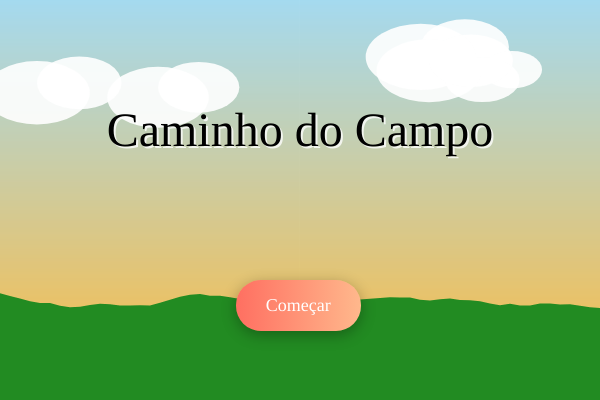
Frame 1 (no input)
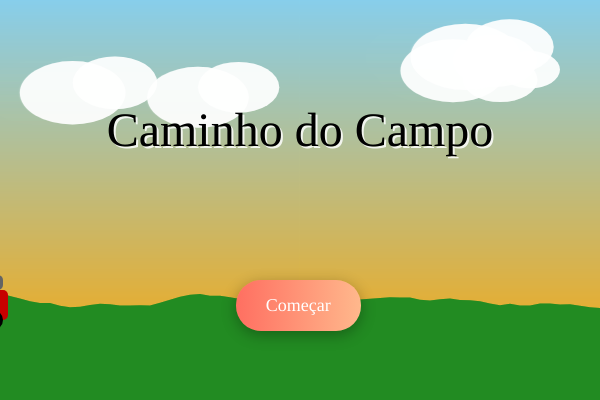
Frame 60 (no input)
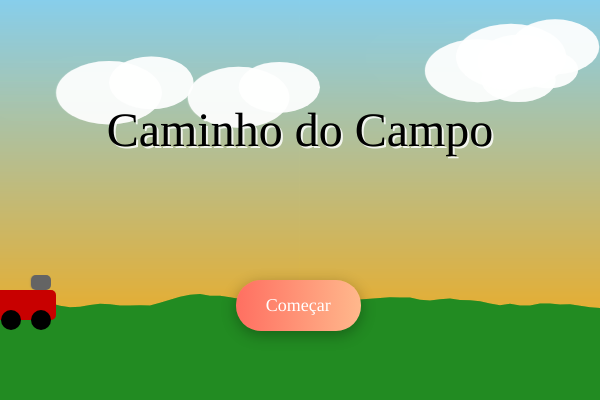
Frame 120 (the mouse pressed at the canvas centre since frame 60)

The p5.js sketch that drew these frames (run headless with seeded random() and noise() and a simulated clock; from frame 60 on, the mouse is pressed at the canvas centre):

// p5.js sketch
// ── sketch.js
let state = 'start';
let buttonStart, buttonBack, buttonNext, buttonBackThird, buttonNextThird, 
    buttonBackFifth, buttonNextFifth, buttonBackSixth, buttonNextSixth, 
    buttonBackSeventh, buttonNextSeventh, buttonBackEighth, buttonNextEighth, 
    buttonStartGame, buttonRestart, buttonBackToStart;
let fade = 0;
let clouds = [];
let tractorX = -100;
let characters = {
  claudir: { x: 300, y: 300, color: [255, 100, 100], action: 'plant', velocity: { x: 0, y: 0 } },
  janete: { x: 300, y: 300, color: [100, 255, 100], action: 'harvest', velocity: { x: 0, y: 0 } },
  maria: { x: 0, y: 300, color: [100, 100, 255], action: 'deliver', speed: 0.8, speedTimer: 0, velocity: { x: 0, y: 0 } }
};
let field = [];
let obstacles = [];
let bonuses = [];
let score = 0;
let timer = 60;
let currentCharacter = null;
// Variáveis para controle de movimentação fluida
let movingLeft = false;
let movingRight = false;
let movingUp = false;
let movingDown = false;
const ACCELERATION = 0.15;
const FRICTION = 0.9;
const MAX_SPEED = 1.5;

function setup() {
  try {
    createCanvas(600, 400);
    // Inicializar nuvens
    for (let i = 0; i < 5; i++) {
      clouds.push({
        x: random(width),
        y: random(50, 150),
        size: random(60, 120),
        speed: random(0.2, 0.8)
      });
    }
    // Inicializar campo de plantio
    for (let i = 0; i < 10; i++) {
      field.push({
        x: 50 + (i % 5) * 100,
        y: 300 + floor(i / 5) * 50,
        state: 'empty'
      });
    }
    // Inicializar obstáculos
    for (let i = 0; i < 6; i++) {
      obstacles.push({
        x: width + random(50, 200),
        y: random(height - 160, height - 40),
        size: 15,
        speed: random(1.5, 3)
      });
    }
    // Inicializar bônus
    for (let i = 0; i < 2; i++) {
      bonuses.push({
        x: width + random(200, 400),
        y: random(height - 160, height - 40),
        size: 15,
        speed: random(1, 2)
      });
    }
    // Botão Iniciar Jornada
    buttonStart = createButton('Começar');
    buttonStart.position(width / 1.9 - 80, height * 0.70);
    buttonStart.style('padding', '15px 30px');
    buttonStart.style('font-size', '18px');
    buttonStart.style('font-family', 'Georgia, serif');
    buttonStart.style('background', 'linear-gradient(to right, #ff6f61, #ffb88c)');
    buttonStart.style('border', 'none');
    buttonStart.style('border-radius', '25px');
    buttonStart.style('color', '#fff');
    buttonStart.style('cursor', 'pointer');
    buttonStart.style('box-shadow', '0 4px 15px rgba(0, 0, 0, 0.3)');
    buttonStart.mousePressed(() => { console.log("Botão Iniciar Jornada clicado"); startJourney(); });

    // Botão Voltar (narrative)
    buttonBack = createButton('Voltar');
    buttonBack.position(width / 2 - 120, height - 50);
    buttonBack.style('padding', '15px 30px');
    buttonBack.style('font-size', '18px');
    buttonBack.style('font-family', 'Georgia, serif');
    buttonBack.style('background', 'linear-gradient(to right, #228B22, #32CD32)');
    buttonBack.style('border', 'none');
    buttonBack.style('border-radius', '20px');
    buttonBack.style('color', '#fff');
    buttonBack.style('cursor', 'pointer');
    buttonBack.style('box-shadow', '0 4px 10px rgba(0, 0, 0, 0.3)');
    buttonBack.mousePressed(() => { console.log("Botão Voltar (narrative) clicado"); goBack(); });
    buttonBack.hide();

    // Botão Próximo (narrative)
    buttonNext = createButton('Próximo');
    buttonNext.position(width / 2 + 5, height - 50);
    buttonNext.style('padding', '15px 30px');
    buttonNext.style('font-size', '18px');
    buttonNext.style('font-family', 'Georgia, serif');
    buttonNext.style('background', 'linear-gradient(to right, #228B22, #32CD32)');
    buttonNext.style('border', 'none');
    buttonNext.style('border-radius', '20px');
    buttonNext.style('color', '#fff');
    buttonNext.style('cursor', 'pointer');
    buttonNext.style('box-shadow', '0 4px 10px rgba(0, 0, 0, 0.3)');
    buttonNext.mousePressed(() => { console.log("Botão Próximo (narrative) clicado"); goNext(); });
    buttonNext.hide();

    // Botão Voltar (third)
    buttonBackThird = createButton('Voltar');
    buttonBackThird.position(width / 2 - 120, height - 50);
    buttonBackThird.style('padding', '15px 30px');
    buttonBackThird.style('font-size', '18px');
    buttonBackThird.style('font-family', 'Georgia, serif');
    buttonBackThird.style('background', 'linear-gradient(to right, #228B22, #32CD32)');
    buttonBackThird.style('border', 'none');
    buttonBackThird.style('border-radius', '20px');
    buttonBackThird.style('color', '#fff');
    buttonBackThird.style('cursor', 'pointer');
    buttonBackThird.style('box-shadow', '0 4px 10px rgba(0, 0, 0, 0.3)');
    buttonBackThird.mousePressed(() => { console.log("Botão Voltar (third) clicado"); goBackFromThird(); });
    buttonBackThird.hide();

    // Botão Próximo (third)
    buttonNextThird = createButton('Próximo');
    buttonNextThird.position(width / 2 + 5, height - 50);
    buttonNextThird.style('padding', '15px 30px');
    buttonNextThird.style('font-size', '18px');
    buttonNextThird.style('font-family', 'Georgia, serif');
    buttonNextThird.style('background', 'linear-gradient(to right, #228B22, #32CD32)');
    buttonNextThird.style('border', 'none');
    buttonNextThird.style('border-radius', '20px');
    buttonNextThird.style('color', '#fff');
    buttonNextThird.style('cursor', 'pointer');
    buttonNextThird.style('box-shadow', '0 4px 10px rgba(0, 0, 0, 0.3)');
    buttonNextThird.mousePressed(() => { console.log("Botão Próximo (third) clicado"); goNextThird(); });
    buttonNextThird.hide();

    // Botão Voltar (fifth)
    buttonBackFifth = createButton('Voltar');
    buttonBackFifth.position(width / 2 - 120, height - 50);
    buttonBackFifth.style('padding', '15px 30px');
    buttonBackFifth.style('font-size', '18px');
    buttonBackFifth.style('font-family', 'Georgia, serif');
    buttonBackFifth.style('background', 'linear-gradient(to right, #228B22, #32CD32)');
    buttonBackFifth.style('border', 'none');
    buttonBackFifth.style('border-radius', '20px');
    buttonBackFifth.style('color', '#fff');
    buttonBackFifth.style('cursor', 'pointer');
    buttonBackFifth.style('box-shadow', '0 4px 10px rgba(0, 0, 0, 0.3)');
    buttonBackFifth.mousePressed(() => { console.log("Botão Voltar (fifth) clicado"); goBackFromFifth(); });
    buttonBackFifth.hide();

    // Botão Próximo (fifth)
    buttonNextFifth = createButton('Próximo');
    buttonNextFifth.position(width / 2 + 5, height - 50);
    buttonNextFifth.style('padding', '15px 30px');
    buttonNextFifth.style('font-size', '18px');
    buttonNextFifth.style('font-family', 'Georgia, serif');
    buttonNextFifth.style('background', 'linear-gradient(to right, #228B22, #32CD32)');
    buttonNextFifth.style('border', 'none');
    buttonNextFifth.style('border-radius', '20px');
    buttonNextFifth.style('color', '#fff');
    buttonNextFifth.style('cursor', 'pointer');
    buttonNextFifth.style('box-shadow', '0 4px 10px rgba(0, 0, 0, 0.3)');
    buttonNextFifth.mousePressed(() => { console.log("Botão Próximo (fifth) clicado"); goNextFifth(); });
    buttonNextFifth.hide();

    // Botão Voltar (sixth)
    buttonBackSixth = createButton('Voltar');
    buttonBackSixth.position(width / 2 - 120, height - 50);
    buttonBackSixth.style('padding', '15px 30px');
    buttonBackSixth.style('font-size', '18px');
    buttonBackSixth.style('font-family', 'Georgia, serif');
    buttonBackSixth.style('background', 'linear-gradient(to right, #228B22, #32CD32)');
    buttonBackSixth.style('border', 'none');
    buttonBackSixth.style('border-radius', '20px');
    buttonBackSixth.style('color', '#fff');
    buttonBackSixth.style('cursor', 'pointer');
    buttonBackSixth.style('box-shadow', '0 4px 10px rgba(0, 0, 0, 0.3)');
    buttonBackSixth.mousePressed(() => { console.log("Botão Voltar (sixth) clicado"); goBackFromSixth(); });
    buttonBackSixth.hide();

    // Botão Próximo (sixth)
    buttonNextSixth = createButton('Próximo');
    buttonNextSixth.position(width / 2 + 5, height - 50);
    buttonNextSixth.style('padding', '15px 30px');
    buttonNextSixth.style('font-size', '18px');
    buttonNextSixth.style('font-family', 'Georgia, serif');
    buttonNextSixth.style('background', 'linear-gradient(to right, #228B22, #32CD32)');
    buttonNextSixth.style('border', 'none');
    buttonNextSixth.style('border-radius', '20px');
    buttonNextSixth.style('color', '#fff');
    buttonNextSixth.style('cursor', 'pointer');
    buttonNextSixth.style('box-shadow', '0 4px 10px rgba(0, 0, 0, 0.3)');
    buttonNextSixth.mousePressed(() => { console.log("Botão Próximo (sixth) clicado"); goNextSixth(); });
    buttonNextSixth.hide();

    // Botão Voltar (seventh)
    buttonBackSeventh = createButton('Voltar');
    buttonBackSeventh.position(width / 2 - 120, height - 50);
    buttonBackSeventh.style('padding', '15px 30px');
    buttonBackSeventh.style('font-size', '18px');
    buttonBackSeventh.style('font-family', 'Georgia, serif');
    buttonBackSeventh.style('background', 'linear-gradient(to right, #228B22, #32CD32)');
    buttonBackSeventh.style('border', 'none');
    buttonBackSeventh.style('border-radius', '20px');
    buttonBackSeventh.style('color', '#fff');
    buttonBackSeventh.style('cursor', 'pointer');
    buttonBackSeventh.style('box-shadow', '0 4px 10px rgba(0, 0, 0, 0.3)');
    buttonBackSeventh.mousePressed(() => { console.log("Botão Voltar (seventh) clicado"); goBackFromSeventh(); });
    buttonBackSeventh.hide();

    // Botão Próximo (seventh)
    buttonNextSeventh = createButton('Próximo');
    buttonNextSeventh.position(width / 2 + 5, height - 50);
    buttonNextSeventh.style('padding', '15px 30px');
    buttonNextSeventh.style('font-size', '18px');
    buttonNextSeventh.style('font-family', 'Georgia, serif');
    buttonNextSeventh.style('background', 'linear-gradient(to right, #228B22, #32CD32)');
    buttonNextSeventh.style('border', 'none');
    buttonNextSeventh.style('border-radius', '20px');
    buttonNextSeventh.style('color', '#fff');
    buttonNextSeventh.style('cursor', 'pointer');
    buttonNextSeventh.style('box-shadow', '0 4px 10px rgba(0, 0, 0, 0.3)');
    buttonNextSeventh.mousePressed(() => { console.log("Botão Próximo (seventh) clicado"); goNextSeventh(); });
    buttonNextSeventh.hide();

    // Botão Voltar (eighth)
    buttonBackEighth = createButton('Voltar');
    buttonBackEighth.position(width / 2 - 120, height - 50);
    buttonBackEighth.style('padding', '15px 30px');
    buttonBackEighth.style('font-size', '18px');
    buttonBackEighth.style('font-family', 'Georgia, serif');
    buttonBackEighth.style('background', 'linear-gradient(to right, #228B22, #32CD32)');
    buttonBackEighth.style('border', 'none');
    buttonBackEighth.style('border-radius', '20px');
    buttonBackEighth.style('color', '#fff');
    buttonBackEighth.style('cursor', 'pointer');
    buttonBackEighth.style('box-shadow', '0 4px 10px rgba(0, 0, 0, 0.3)');
    buttonBackEighth.mousePressed(() => { console.log("Botão Voltar (eighth) clicado"); goBackFromEighth(); });
    buttonBackEighth.hide();

    // Botão Iniciar Jogo (eighth)
    buttonNextEighth = createButton('Iniciar Jogo');
    buttonNextEighth.position(width / 2 + 5, height - 50);
    buttonNextEighth.style('padding', '15px 30px');
    buttonNextEighth.style('font-size', '18px');
    buttonNextEighth.style('font-family', 'Georgia, serif');
    buttonNextEighth.style('background', 'linear-gradient(to right, #228B22, #32CD32)');
    buttonNextEighth.style('border', 'none');
    buttonNextEighth.style('border-radius', '20px');
    buttonNextEighth.style('color', '#fff');
    buttonNextEighth.style('cursor', 'pointer');
    buttonNextEighth.style('box-shadow', '0 4px 10px rgba(0, 0, 0, 0.3)');
    buttonNextEighth.mousePressed(() => { console.log("Botão Iniciar Jogo clicado"); goToGameIntro(); });
    buttonNextEighth.hide();

    // Botão Começar Jogo (gameIntro)
    buttonStartGame = createButton('Começar Jogo');
    buttonStartGame.position(width / 2 - 90, height * 0.87);
    buttonStartGame.style('padding', '15px 30px');
    buttonStartGame.style('font-size', '18px');
    buttonStartGame.style('font-family', 'Georgia, serif');
    buttonStartGame.style('background', 'linear-gradient(to right, #ff6f61, #ffb88c)');
    buttonStartGame.style('border', 'none');
    buttonStartGame.style('border-radius', '25px');
    buttonStartGame.style('color', '#fff');
    buttonStartGame.style('cursor', 'pointer');
    buttonStartGame.style('box-shadow', '0 4px 15px rgba(0, 0, 0, 0.3)');
    buttonStartGame.mousePressed(() => { console.log("Botão Começar Jogo clicado"); startGame(); });
    buttonStartGame.hide();

    // Botão Jogar Novamente (gameEnd/gameFail)
    buttonRestart = createButton('Jogar Novamente');
    buttonRestart.position(30, height - 70);
    buttonRestart.style('padding', '15px 30px');
    buttonRestart.style('font-size', '18px');
    buttonRestart.style('font-family', 'Georgia, serif');
    buttonRestart.style('background', 'linear-gradient(to right, #ff6f61, #ffb88c)');
    buttonRestart.style('border', 'none');
    buttonRestart.style('border-radius', '25px');
    buttonRestart.style('color', '#fff');
    buttonRestart.style('cursor', 'pointer');
    buttonRestart.style('box-shadow', '0 4px 15px rgba(0, 0, 0, 0.3)');
    buttonRestart.mousePressed(() => { console.log("Botão Jogar Novamente clicado"); startGame(); });
    buttonRestart.hide();

    // Botão Voltar ao Início (gameEnd/gameFail)
    buttonBackToStart = createButton('Voltar ao Início');
    buttonBackToStart.position(width - 190, height - 70);
    buttonBackToStart.style('padding', '15px 30px');
    buttonBackToStart.style('font-size', '18px');
    buttonBackToStart.style('font-family', 'Georgia, serif');
    buttonBackToStart.style('background', 'linear-gradient(to right, #228B22, #32CD32)');
    buttonBackToStart.style('border', 'none');
    buttonBackToStart.style('border-radius', '25px');
    buttonBackToStart.style('color', '#fff');
    buttonBackToStart.style('cursor', 'pointer');
    buttonBackToStart.style('box-shadow', '0 4px 15px rgba(0, 0, 0, 0.3)');
    buttonBackToStart.mousePressed(() => { console.log("Botão Voltar ao Início clicado"); goBack(); });
    buttonBackToStart.hide();
  } catch (e) {
    console.error("Erro no setup:", e);
  }
}

function draw() {
  try {
    if (state === 'start') {
      drawStartScreen();
    } else if (state === 'narrative') {
      drawNarrativeScreen();
    } else if (state === 'third') {
      drawThirdScreen();
    } else if (state === 'fifth') {
      drawFifthScreen();
    } else if (state === 'sixth') {
      drawSixthScreen();
    } else if (state === 'seventh') {
      drawSeventhScreen();
    } else if (state === 'eighth') {
      drawEighthScreen();
    } else if (state === 'gameIntro') {
      drawGameIntroScreen();
    } else if (state === 'planting') {
      drawPlantingScreen();
    } else if (state === 'harvesting') {
      drawHarvestingScreen();
    } else if (state === 'delivery') {
      drawDeliveryScreen();
    } else if (state === 'gameEnd') {
      drawGameEndScreen();
    } else if (state === 'gameFail') {
      drawGameFailScreen();
    } else {
      console.error("Estado inválido:", state);
    }
  } catch (e) {
    console.error("Erro no draw:", e);
  }
}

// Função para desenhar o fundo (céu, chão, nuvens)
function drawBackground(moveClouds = true) {
  try {
    // Gradiente do céu
    for (let y = 0; y < height; y++) {
      let c = lerpColor(color(135, 206, 235), color(255, 165, 0), y / height);
      stroke(c);
      line(0, y, width, y);
    }
    // Chão verde
    fill(34, 139, 34);
    noStroke();
    beginShape();
    vertex(0, height);
    for (let x = 0; x <= width; x += 10) {
      let y = height - 80 - noise(x * 0.01) * 40;
      vertex(x, y);
    }
    vertex(width, height);
    endShape(CLOSE);
    // Nuvens
    if (moveClouds) {
      fill(255, 230);
      noStroke();
      for (let cloud of clouds) {
        cloud.x += cloud.speed;
        if (cloud.x > width + cloud.size) cloud.x = -cloud.size;
        ellipse(cloud.x, cloud.y, cloud.size, cloud.size * 0.6);
        ellipse(cloud.x + cloud.size * 0.4, cloud.y - 10, cloud.size * 0.8, cloud.size * 0.5);
      }
    }
  } catch (e) {
    console.error("Erro no drawBackground:", e);
  }
}

// Função para desenhar o fundo do campo (para gameFail)
function drawFieldBackground() {
  try {
    // Céu
    for (let y = 0; y < height; y++) {
      let c = lerpColor(color(135, 206, 235), color(255, 165, 0), y / height);
      stroke(c);
      line(0, y, width, y);
    }
    // Terra
    fill(120, 60, 20);
    beginShape();
    vertex(0, height - 120);
    for (let x = 0; x <= width; x += 10) {
      let y = height - 120 - noise(x * 0.005) * 10;
      vertex(x, y);
    }
    vertex(width, height);
    vertex(0, height);
    endShape(CLOSE);
    // Nuvens
    fill(255, 230);
    noStroke();
    for (let cloud of clouds) {
      cloud.x += cloud.speed;
      if (cloud.x > width + cloud.size) cloud.x = -cloud.size;
      ellipse(cloud.x, cloud.y, cloud.size, cloud.size * 0.6);
      ellipse(cloud.x + cloud.size * 0.4, cloud.y - 10, cloud.size * 0.8, cloud.size * 0.5);
    }
  } catch (e) {
    console.error("Erro no drawFieldBackground:", e);
  }
}

// Função para desenhar o fundo da cidade (para gameEnd)
function drawCityBackground() {
  try {
    // Céu diurno
    for (let y = 0; y < height; y++) {
      let c = lerpColor(color(135, 206, 235), color(255, 165, 0), y / height);
      stroke(c);
      line(0, y, width, y);
    }
    // Prédios no fundo
    fill(50, 50, 50);
    rect(0, height - 200, 100, 150);
    rect(100, height - 250, 80, 200);
    rect(180, height - 180, 120, 130);
    rect(300, height - 220, 100, 170);
    rect(400, height - 260, 80, 210);
    rect(480, height - 190, 120, 140);
    // Chão urbano
    fill(100, 100, 100);
    rect(0, height - 50, width, 50);
  } catch (e) {
    console.error("Erro no drawCityBackground:", e);
  }
}

// Função para atualizar o fade
function updateFade() {
  try {
    if (fade < 255) fade += 5;
  } catch (e) {
    console.error("Erro no updateFade:", e);
  }
}

// Tela inicial
function drawStartScreen() {
  try {
    hideAllButtons();
    buttonStart.show();
    drawBackground();
    tractorX += 0.8;
    if (tractorX > width + 100) tractorX = -100;
    // Desenhar trator
    fill(200, 0, 0);
    rect(tractorX, height - 110, 60, 30, 5);
    fill(0);
    ellipse(tractorX + 15, height - 80, 20, 20);
    ellipse(tractorX + 45, height - 80, 20, 20);
    fill(100);
    rect(tractorX + 35, height - 125, 20, 15, 5);
    // Título
    textAlign(CENTER, CENTER);
    textSize(48);
    fill(255, 200);
    textFont('Georgia');
    text('Caminho do Campo', width / 2 + 2, height / 3 + 2);
    fill(0);
    text('Caminho do Campo', width / 2, height / 3);
  } catch (e) {
    console.error("Erro no drawStartScreen:", e);
  }
}

// Tela narrativa 1
function drawNarrativeScreen() {
  try {
    hideAllButtons();
    buttonBack.show();
    buttonNext.show();
    drawBackground();
    // Fundo preto semitransparente
    fill(0, 0, 0, 180);
    rect(0, 0, width, height);
    updateFade();
    fill(255, fade);
    textAlign(CENTER, CENTER);
    textSize(24);
    textFont('Georgia');
    textLeading(30);
    let narrative = "O campo leva diversas oportunidades e benefícios para a cidade, principalmente por meio da produção de alimentos e matérias-primas essenciais para a indústria e o comércio. A agricultura e a pecuária abastecem os centros urbanos com produtos frescos e variados, garantindo a segurança alimentar da população.";
    text(narrative, 40, 40, width - 80, height - 100);
  } catch (e) {
    console.error("Erro no drawNarrativeScreen:", e);
  }
}

// Tela narrativa 2
function drawThirdScreen() {
  try {
    hideAllButtons();
    buttonBackThird.show();
    buttonNextThird.show();
    drawBackground();
    // Fundo preto semitransparente
    fill(0, 0, 0, 180);
    rect(0, 0, width, height);
    updateFade();
    fill(255, fade);
    textAlign(CENTER, CENTER);
    textSize(24);
    textFont('Georgia');
    textLeading(30);
    let narrative = "Além disso, o campo contribui para a economia das cidades com a geração de empregos diretos e indiretos, movimentando cadeias produtivas, como o transporte, a distribuição e o varejo. Também é no meio rural que se desenvolvem inovações tecnológicas voltadas ao agronegócio, que impactam positivamente a economia urbana. Dessa forma, o campo desempenha um papel fundamental no equilíbrio e no crescimento sustentável das cidades.";
    text(narrative, 40, 40, width - 80, height - 100);
  } catch (e) {
    console.error("Erro no drawThirdScreen:", e);
  }
}

// Tela narrativa 3
function drawFifthScreen() {
  try {
    hideAllButtons();
    buttonBackFifth.show();
    buttonNextFifth.show();
    drawBackground();
    // Fundo preto semitransparente
    fill(0, 0, 0, 180);
    rect(0, 0, width, height);
    updateFade();
    fill(255, fade);
    textAlign(CENTER, CENTER);
    textSize(24);
    textFont('Georgia');
    textLeading(30);
    let narrative = "Um grande exemplo é a agricultura familiar, que é responsável por grande parte dos alimentos que chegam às feiras e supermercados urbanos, a agricultura familiar fortalece a segurança alimentar e a economia local.";
    text(narrative, 40, 40, width - 80, height - 100);
  } catch (e) {
    console.error("Erro no drawFifthScreen:", e);
  }
}

// Tela narrativa 4
function drawSixthScreen() {
  try {
    hideAllButtons();
    buttonBackSixth.show();
    buttonNextSixth.show();
    drawBackground();
    // Fundo preto semitransparente
    fill(0, 0, 0, 180);
    rect(0, 0, width, height);
    updateFade();
    fill(255, fade);
    textAlign(CENTER, CENTER);
    textSize(24);
    textFont('Georgia');
    textLeading(30);
    let narrative = "Com práticas sustentáveis e produção diversificada, ela oferece produtos mais frescos e de melhor qualidade, além de impulsionar o consumo consciente e a valorização dos produtores locais. Além disso, a agricultura familiar também contribui para o desenvolvimento regional, promovendo a geração de renda e evitando o êxodo rural.";
    text(narrative, 40, 40, width - 80, height - 100);
  } catch (e) {
    console.error("Erro no drawSixthScreen:", e);
  }
}

// Tela narrativa 5
function drawSeventhScreen() {
  try {
    hideAllButtons();
    buttonBackSeventh.show();
    buttonNextSeventh.show();
    drawBackground();
    // Fundo preto semitransparente
    fill(0, 0, 0, 180);
    rect(0, 0, width, height);
    updateFade();
    fill(255, fade);
    textAlign(CENTER, CENTER);
    textSize(24);
    textFont('Georgia');
    textLeading(30);
    let narrative = "Isso mantém vivas as comunidades do interior e ajuda a equilibrar a relação entre o campo e a cidade, mostrando que o desenvolvimento urbano também depende da valorização e do fortalecimento das atividades rurais.";
    text(narrative, 40, 40, width - 80, height - 100);
  } catch (e) {
    console.error("Erro no drawSeventhScreen:", e);
  }
}

// Tela narrativa 6 (apresentação da família)
function drawEighthScreen() {
  try {
    hideAllButtons();
    buttonBackEighth.show();
    buttonNextEighth.show();
    drawBackground(false);
    // Fundo preto semitransparente
    fill(0, 0, 0, 180);
    rect(0, 0, width, height);
    updateFade();
    fill(255, fade);
    textFont('Arial');
    textAlign(CENTER, TOP);
    textSize(36);
    textLeading(40);
    text("A agricultura familiar", width / 2, 60);
    textAlign(LEFT, TOP);
    textSize(24);
    textLeading(30);
    text("Vamos conhecer a família de Claudir, e como ela contribui para a cidade.", 40, 120, width - 80);
    text("Claudir tem uma esposa chamada Janete, e uma filha, chamada Maria, juntos eles contribuem para a cidade, produzindo alimentos que logo chegaram à cidade, e então, até nossas mesas.", 40, 200, width - 80);
  } catch (e) {
    console.error("Erro no drawEighthScreen:", e);
  }
}

// Tela de introdução ao jogo
function drawGameIntroScreen() {
  try {
    hideAllButtons();
    buttonStartGame.show();
    drawBackground();
    // Fundo preto semitransparente
    fill(0, 0, 0, 180);
    rect(0, 0, width, height);
    updateFade();
    fill(255, fade);
    textAlign(CENTER, TOP);
    textSize(16);
    textFont('Georgia');
    textLeading(24);
    let intro = "Bem-vindo ao Jogo da Agricultura Familiar!\n" +
                "Ajude Claudir, Janete e Maria a produzir alimentos para a cidade.\n\n" +
                "Instruções:\n" +
                "- Use as setas para mover os personagens ou o trator com deslize.\n" +
                "- Pressione ESPAÇO para realizar ações (plantar, colher, entregar).\n" +
                "- Fases:\n" +
                "  1. Plantar: Controle Claudir para plantar sementes (10 pontos cada).\n" +
                "  2. Colher: Controle Janete para colher plantas maduras (20 pontos cada).\n" +
                "  3. Entregar: Controle Maria para levar os produtos à cidade com o trator, desviando de obstáculos e coletando bônus para mais velocidade.\n" +
                "- Objetivo: Complete todas as tarefas em 60 segundos para alcançar a cidade!";
    text(intro, 30, 30, width - 60, 300);
  } catch (e) {
    console.error("Erro no drawGameIntroScreen:", e);
  }
}

// Fase de plantio
function drawPlantingScreen() {
  try {
    hideAllButtons();
    drawBackground();
    drawField();
    updateCharacterMovement(characters.claudir);
    drawCharacter(characters.claudir);
    drawStatus();
    updateTimer();
    if (allPlanted()) {
      console.log("Todas as sementes plantadas, mudando para harvesting");
      state = 'harvesting';
      currentCharacter = characters.janete;
      characters.janete.x = 300;
      characters.janete.y = 300;
      characters.janete.velocity.x = 0;
      characters.janete.velocity.y = 0;
      for (let spot of field) {
        if (spot.state === 'planted') spot.state = 'grown';
      }
    }
  } catch (e) {
    console.error("Erro no drawPlantingScreen:", e);
  }
}

// Fase de colheita
function drawHarvestingScreen() {
  try {
    hideAllButtons();
    drawBackground();
    drawField();
    updateCharacterMovement(characters.janete);
    drawCharacter(characters.janete);
    drawStatus();
    updateTimer();
    if (allHarvested()) {
      console.log("Todas as plantas colhidas, mudando para delivery");
      state = 'delivery';
      currentCharacter = characters.maria;
      characters.maria.x = 0;
      characters.maria.y = height - 110; // Centralizado na estrada
      characters.maria.speed = 0.8;
      characters.maria.speedTimer = 0;
      characters.maria.velocity.x = 0;
      characters.maria.velocity.y = 0;
      // Reiniciar obstáculos e bônus
      for (let obstacle of obstacles) {
        obstacle.x = width + random(50, 200);
        obstacle.y = random(height - 160, height - 40);
        obstacle.speed = random(1.5, 3);
      }
      for (let bonus of bonuses) {
        bonus.x = width + random(200, 400);
        bonus.y = random(height - 160, height - 40);
      }
    }
  } catch (e) {
    console.error("Erro no drawHarvestingScreen:", e);
  }
}

// Fase de entrega
function drawDeliveryScreen() {
  try {
    hideAllButtons();
    drawBackground();
    // Desenhar estrada
    fill(100, 100, 100);
    rect(0, height - 160, width, 120);
    // Desenhar prédio (cidade) com feedback visual
    if (characters.maria.x >= width - 100) {
      fill(100, 255, 100);
      // Aviso centralizado
      fill(0, 200);
      rect(width / 2 - 150, height / 2 - 30, 300, 60, 10);
      fill(255);
      textAlign(CENTER, CENTER);
      textSize(20);
      textFont('Georgia');
      text("Pressione ESPAÇO para entregar!", width / 2, height / 2);
    } else {
      fill(139, 139, 139);
    }
    rect(width - 60, height - 200, 60, 120);
    // Janelas do prédio
    fill(255, 255, 0);
    for (let x = width - 55; x <= width - 25; x += 15) {
      for (let y = height - 190; y <= height - 100; y += 20) {
        rect(x, y, 10, 10);
      }
    }
    fill(0);
    textSize(16);
    textAlign(CENTER, CENTER);
    text("Cidade", width - 30, height - 80);
    // Atualizar temporizador de velocidade do bônus
    if (characters.maria.speedTimer > 0) {
      characters.maria.speedTimer -= 1 / 60;
      if (characters.maria.speedTimer <= 0) {
        characters.maria.speed = 0.8;
      }
    }
    // Atualizar movimentação com deslize
    updateCharacterMovement(characters.maria);
    // Desenhar obstáculos apenas se não estiver no prédio
    if (characters.maria.x < width - 100) {
      for (let obstacle of obstacles) {
        fill(128, 128, 128);
        ellipse(obstacle.x, obstacle.y, obstacle.size, obstacle.size);
        obstacle.x -= obstacle.speed;
        if (obstacle.x < -obstacle.size) {
          obstacle.x = width + random(50, 200);
          obstacle.y = random(height - 160, height - 40);
          obstacle.speed = random(1.5, 3);
        }
        // Verificar colisão com obstáculo
        if (dist(characters.maria.x + 30, characters.maria.y + 15, obstacle.x, obstacle.y) < 25) {
          characters.maria.x = 0;
          characters.maria.y = height - 110;
          characters.maria.velocity.x = 0;
          characters.maria.velocity.y = 0;
          score -= 10;
          if (score < 0) score = 0;
        }
      }
    } else {
      // Limpar obstáculos quando no prédio
      for (let obstacle of obstacles) {
        obstacle.x = -obstacle.size;
      }
    }
    // Desenhar bônus
    for (let bonus of bonuses) {
      fill(255, 215, 0);
      star(bonus.x, bonus.y, bonus.size / 2, bonus.size / 4, 5);
      bonus.x -= bonus.speed;
      if (bonus.x < -bonus.size) {
        bonus.x = width + random(200, 400);
        bonus.y = random(height - 160, height - 40);
      }
      // Verificar colisão com bônus
      if (dist(characters.maria.x + 30, characters.maria.y + 15, bonus.x, bonus.y) < 25) {
        characters.maria.speed = 1.5;
        characters.maria.speedTimer = 5;
        bonus.x = width + random(200, 400);
        bonus.y = random(height - 160, height - 40);
      }
    }
    // Desenhar trator
    fill(200, 0, 0);
    rect(characters.maria.x, characters.maria.y, 60, 30, 5);
    fill(0);
    ellipse(characters.maria.x + 15, characters.maria.y + 30, 20, 20);
    ellipse(characters.maria.x + 45, characters.maria.y + 30, 20, 20);
    fill(100);
    rect(characters.maria.x + 35, characters.maria.y - 15, 20, 15, 5);
    fill(characters.maria.color);
    ellipse(characters.maria.x + 30, characters.maria.y - 25, 15, 15);
    fill(0);
    textSize(14);
    textAlign(CENTER, BOTTOM);
    text("Maria", characters.maria.x + 30, characters.maria.y - 30);
    drawStatus();
    updateTimer();
  } catch (e) {
    console.error("Erro no drawDeliveryScreen:", e);
  }
}

// Tela de sucesso
function drawGameEndScreen() {
  try {
    hideAllButtons();
    buttonRestart.show();
    buttonBackToStart.show();
    drawCityBackground();
    // Fundo preto semitransparente
    fill(0, 0, 0, 180);
    rect(0, 0, width, height);
    // Desenhar mercado central
    let marketX = width / 2 - 150;
    let marketY = height / 2 - 75;
    let marketWidth = 300;
    let marketHeight = 150;
    // Fachada do mercado
    stroke(0);
    strokeWeight(2);
    fill(245, 245, 220); // Bege claro
    rect(marketX, marketY, marketWidth, marketHeight, 10);
    // Telhado
    fill(139, 69, 19); // Marrom
    triangle(marketX - 10, marketY, marketX + marketWidth + 10, marketY, marketX + marketWidth / 2, marketY - 40);
    // Porta
    fill(100, 50, 0); // Marrom escuro
    rect(marketX + marketWidth / 2 - 30, marketY + marketHeight - 60, 60, 60, 5);
    // Janelas
    fill(135, 206, 235); // Azul claro
    for (let x = marketX + 30; x < marketX + marketWidth - 30; x += 60) {
      if (x < marketX + marketWidth / 2 - 40 || x > marketX + marketWidth / 2 + 40) {
        rect(x, marketY + 20, 40, 30, 5);
      }
    }
    // Letreiro
    fill(0, 100, 0);
    rect(marketX + 50, marketY - 20, marketWidth - 100, 30, 5);
    fill(255);
    textAlign(CENTER, CENTER);
    textSize(20);
    textFont('Georgia');
    text("Mercado Central", marketX + marketWidth / 2, marketY - 5);
    // Toldo
    fill(255, 69, 0);
    rect(marketX + marketWidth / 2 - 40, marketY + marketHeight - 70, 80, 10);
    // Mensagem de sucesso
    updateFade();
    fill(255, fade);
    textAlign(CENTER, TOP);
    textSize(20);
    textFont('Georgia');
    textLeading(24);
    text(`Parabéns, você conseguiu ajudar Claudir, Janete e Maria a levarem os alimentos ao mercado!\nPontuação: ${score}`, 20, 270, width - 40, height - 80);
  } catch (e) {
    console.error("Erro no drawGameEndScreen:", e);
  }
}

// Tela de falha
function drawGameFailScreen() {
  try {
    hideAllButtons();
    buttonRestart.show();
    buttonBackToStart.show();
    drawFieldBackground();
    // Fundo preto semitransparente
    fill(0, 0, 0, 180);
    rect(0, 0, width, height);
    updateFade();
    // Mensagem
    fill(255, fade);
    textAlign(CENTER, TOP);
    textSize(20);
    textFont('Georgia');
    textLeading(24);
    text(`Infelizmente você não conseguiu entregar a tempo!\nPontuação: ${score}`, 40, 40, width - 80, height - 80);
  } catch (e) {
    console.error("Erro no drawGameFailScreen:", e);
  }
}

// Desenhar o campo de plantio
function drawField() {
  try {
    // Terra nivelada
    fill(120, 60, 20);
    noStroke();
    beginShape();
    vertex(0, height - 120);
    for (let x = 0; x <= width; x += 10) {
      let y = height - 120 - noise(x * 0.005) * 10;
      vertex(x, y);
    }
    vertex(width, height);
    vertex(0, height);
    endShape(CLOSE);
    // Pontos de plantio (terra mais clara)
    for (let spot of field) {
      if (spot.state === 'empty' || spot.state === 'planted' || spot.state === 'harvested') {
        fill(165, 99, 49);
        ellipse(spot.x, spot.y, 20, 20);
      }
      if (spot.state === 'planted') {
        // Broto
        fill(139, 69, 19);
        rect(spot.x - 5, spot.y, 10, 5);
        fill(50, 168, 82);
        triangle(spot.x - 5, spot.y, spot.x, spot.y - 10, spot.x + 5, spot.y);
      } else if (spot.state === 'grown') {
        // Trigo (inteiramente amarelo)
        fill(184, 134, 11);
        rect(spot.x - 2, spot.y - 20, 4, 20);
        beginShape();
        vertex(spot.x - 5, spot.y - 20);
        vertex(spot.x, spot.y - 30);
        vertex(spot.x + 5, spot.y - 20);
        vertex(spot.x + 3, spot.y - 20);
        vertex(spot.x, spot.y - 25);
        vertex(spot.x - 3, spot.y - 20);
        endShape(CLOSE);
        beginShape();
        vertex(spot.x - 5, spot.y - 15);
        vertex(spot.x, spot.y - 25);
        vertex(spot.x + 5, spot.y - 15);
        vertex(spot.x + 3, spot.y - 15);
        vertex(spot.x, spot.y - 20);
        vertex(spot.x - 3, spot.y - 15);
        endShape(CLOSE);
      }
    }
  } catch (e) {
    console.error("Erro no drawField:", e);
  }
}

// Desenhar personagem
function drawCharacter(character) {
  try {
    fill(character.color);
    ellipse(character.x, character.y, 20, 20);
    fill(0);
    textSize(14);
    textAlign(CENTER, BOTTOM);
    text(character.action === 'plant' ? 'Claudir' : character.action === 'harvest' ? 'Janete' : 'Maria', character.x, character.y - 10);
  } catch (e) {
    console.error("Erro no drawCharacter:", e);
  }
}

// Atualizar movimentação com deslize
function updateCharacterMovement(character) {
  try {
    // Aplicar fricção
    character.velocity.x *= FRICTION;
    character.velocity.y *= FRICTION;
    // Limitar velocidade
    let speed = character.speed || 1.5;
    if (movingLeft) character.velocity.x -= ACCELERATION * speed;
    if (movingRight) character.velocity.x += ACCELERATION * speed;
    if (movingUp) character.velocity.y -= ACCELERATION * speed; // Permitir movimento para cima
    if (movingDown) character.velocity.y += ACCELERATION * speed;
    // Limitar velocidade máxima
    let mag = sqrt(character.velocity.x * character.velocity.x + character.velocity.y * character.velocity.y);
    if (mag > MAX_SPEED * speed) {
      character.velocity.x = (character.velocity.x / mag) * MAX_SPEED * speed;
      character.velocity.y = (character.velocity.y / mag) * MAX_SPEED * speed;
    }
    // Atualizar posição
    character.x += character.velocity.x;
    character.y += character.velocity.y;
    // Limitar bordas
    if (state === 'planting' || state === 'harvesting') {
      if (character.x < 0) character.x = 0;
      if (character.x > width) character.x = width;
      if (character.y < height - 120) character.y = height - 120;
      if (character.y > height - 50) character.y = height - 50;
    } else if (state === 'delivery') {
      if (character.x < 0) character.x = 0;
      if (character.x > width - 60) character.x = width - 60;
      // Ajustar limites para manter o trator na estrada
      if (character.y < height - 160 + 15) character.y = height - 160 + 15; // Topo da estrada + margem
      if (character.y > height - 40 - 15) character.y = height - 40 - 15; // Base da estrada - margem
    }
    // Log para depuração
    console.log(`Personagem: ${character.action}, Velocidade: (${character.velocity.x.toFixed(2)}, ${character.velocity.y.toFixed(2)}), Magnitude: ${mag.toFixed(2)}, Speed: ${speed}`);
  } catch (e) {
    console.error("Erro no updateCharacterMovement:", e);
  }
}

// Desenhar status (pontuação, tempo, fase)
function drawStatus() {
  try {
    fill(0);
    textSize(16);
    textAlign(LEFT, TOP);
    text(`Pontuação: ${score}`, 10, 10);
    text(`Tempo: ${ceil(timer)}s`, 10, 30);
    textAlign(RIGHT, TOP);
    text(`Fase: ${state === 'planting' ? 'Plantando' : state === 'harvesting' ? 'Colhendo' : 'Entregando'}`, width - 10, 10);
  } catch (e) {
    console.error("Erro no drawStatus:", e);
  }
}

// Atualizar temporizador
function updateTimer() {
  try {
    timer -= 1 / 60;
    if (timer <= 0 && state !== 'gameEnd') {
      console.log(`Tempo esgotado! Estado: ${state}, Timer: ${timer}, Mudando para gameFail`);
      state = 'gameFail';
      fade = 0;
    }
  } catch (e) {
    console.error("Erro no updateTimer:", e);
  }
}

// Verificar se todas as sementes foram plantadas
function allPlanted() {
  try {
    return field.every(spot => spot.state === 'planted' || spot.state === 'grown' || spot.state === 'harvested');
  } catch (e) {
    console.error("Erro no allPlanted:", e);
    return false;
  }
}

// Verificar se todas as plantas foram colhidas
function allHarvested() {
  try {
    return field.every(spot => spot.state === 'harvested');
  } catch (e) {
    console.error("Erro no allHarvested:", e);
    return false;
  }
}

// Função para desenhar uma estrela (usada para bônus)
function star(x, y, radius1, radius2, npoints) {
  try {
    let angle = TWO_PI / npoints;
    let halfAngle = angle / 2.0;
    beginShape();
    for (let a = -PI / 2; a < TWO_PI - PI / 2; a += angle) {
      let sx = x + cos(a) * radius1;
      let sy = y + sin(a) * radius1;
      vertex(sx, sy);
      sx = x + cos(a + halfAngle) * radius2;
      sy = y + sin(a + halfAngle) * radius2;
      vertex(sx, sy);
    }
    endShape(CLOSE);
  } catch (e) {
    console.error("Erro no star:", e);
  }
}

// Controle de teclas pressionadas
function keyPressed() {
  try {
    if (state === 'planting' || state === 'harvesting') {
      if (keyCode === 32) { // ESPAÇO
        for (let spot of field) {
          if (dist(currentCharacter.x, currentCharacter.y, spot.x, spot.y) < 30) {
            if (state === 'planting' && spot.state === 'empty') {
              spot.state = 'planted';
              score += 10;
            } else if (state === 'harvesting' && spot.state === 'grown') {
              spot.state = 'harvested';
              score += 20;
            }
          }
        }
      }
    } else if (state === 'delivery') {
      if (keyCode === 32 && characters.maria.x >= width - 100) {
        console.log("Entrega realizada! x =", characters.maria.x);
        state = 'gameEnd';
        score += 50;
      }
    }
    // Controle de movimento
    if (keyCode === LEFT_ARROW) movingLeft = true;
    if (keyCode === RIGHT_ARROW) movingRight = true;
    if (keyCode === UP_ARROW) movingUp = true;
    if (keyCode === DOWN_ARROW) movingDown = true;
  } catch (e) {
    console.error("Erro no keyPressed:", e);
  }
}

// Controle de teclas soltas
function keyReleased() {
  try {
    if (keyCode === LEFT_ARROW) movingLeft = false;
    if (keyCode === RIGHT_ARROW) movingRight = false;
    if (keyCode === UP_ARROW) movingUp = false;
    if (keyCode === DOWN_ARROW) movingDown = false;
  } catch (e) {
    console.error("Erro no keyReleased:", e);
  }
}

// Esconder todos os botões
function hideAllButtons() {
  try {
    buttonStart.hide();
    buttonBack.hide();
    buttonNext.hide();
    buttonBackThird.hide();
    buttonNextThird.hide();
    buttonBackFifth.hide();
    buttonNextFifth.hide();
    buttonBackSixth.hide();
    buttonNextSixth.hide();
    buttonBackSeventh.hide();
    buttonNextSeventh.hide();
    buttonBackEighth.hide();
    buttonNextEighth.hide();
    buttonStartGame.hide();
    buttonRestart.hide();
    buttonBackToStart.hide();
  } catch (e) {
    console.error("Erro no hideAllButtons:", e);
  }
}

// Transições de estado
function startJourney() {
  try {
    console.log("Transição para narrative");
    state = 'narrative';
    fade = 0;
  } catch (e) {
    console.error("Erro no startJourney:", e);
  }
}

function goBack() {
  try {
    console.log("Transição para start");
    state = 'start';
    fade = 0;
    tractorX = -100;
  } catch (e) {
    console.error("Erro no goBack:", e);
  }
}

function goNext() {
  try {
    console.log("Transição para third");
    state = 'third';
    fade = 0;
  } catch (e) {
    console.error("Erro no goNext:", e);
  }
}

function goBackFromThird() {
  try {
    console.log("Transição para narrative");
    state = 'narrative';
    fade = 0;
  } catch (e) {
    console.error("Erro no goBackFromThird:", e);
  }
}

function goNextThird() {
  try {
    console.log("Transição para fifth");
    state = 'fifth';
    fade = 0;
  } catch (e) {
    console.error("Erro no goNextThird:", e);
  }
}

function goBackFromFifth() {
  try {
    console.log("Transição para third");
    state = 'third';
    fade = 0;
  } catch (e) {
    console.error("Erro no goBackFromFifth:", e);
  }
}

function goNextFifth() {
  try {
    console.log("Transição para sixth");
    state = 'sixth';
    fade = 0;
  } catch (e) {
    console.error("Erro no goNextFifth:", e);
  }
}

function goBackFromSixth() {
  try {
    console.log("Transição para fifth");
    state = 'fifth';
    fade = 0;
  } catch (e) {
    console.error("Erro no goBackFromSixth:", e);
  }
}

function goNextSixth() {
  try {
    console.log("Transição para seventh");
    state = 'seventh';
    fade = 0;
  } catch (e) {
    console.error("Erro no goNextSixth:", e);
  }
}

function goBackFromSeventh() {
  try {
    console.log("Transição para sixth");
    state = 'sixth';
    fade = 0;
  } catch (e) {
    console.error("Erro no goBackFromSeventh:", e);
  }
}

function goNextSeventh() {
  try {
    console.log("Transição para eighth");
    state = 'eighth';
    fade = 0;
  } catch (e) {
    console.error("Erro no goNextSeventh:", e);
  }
}

function goBackFromEighth() {
  try {
    console.log("Transição para seventh");
    state = 'seventh';
    fade = 0;
  } catch (e) {
    console.error("Erro no goBackFromEighth:", e);
  }
}

function goToGameIntro() {
  try {
    console.log("Transição para gameIntro");
    state = 'gameIntro';
    fade = 0;
  } catch (e) {
    console.error("Erro no goToGameIntro:", e);
  }
}

function startGame() {
  try {
    console.log("Iniciando jogo, mudando para planting");
    state = 'planting';
    currentCharacter = characters.claudir;
    score = 0;
    timer = 60;
    characters.claudir.x = 300;
    characters.claudir.y = 300;
    characters.claudir.velocity.x = 0;
    characters.claudir.velocity.y = 0;
    for (let spot of field) {
      spot.state = 'empty';
    }
    movingLeft = false;
    movingRight = false;
    movingUp = false;
    movingDown = false;
  } catch (e) {
    console.error("Erro no startGame:", e);
  }
}
